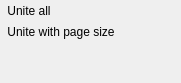
<?xml version="1.0" encoding="UTF-8"?>
<ui version="4.0">
 <class>Unite</class>
 <widget class="QWidget" name="Unite">
  <property name="geometry">
   <rect>
    <x>0</x>
    <y>0</y>
    <width>181</width>
    <height>83</height>
   </rect>
  </property>
  <property name="windowTitle">
   <string>Unite</string>
  </property>
  <layout class="QVBoxLayout" name="verticalLayout">
   <property name="spacing">
    <number>0</number>
   </property>
   <property name="leftMargin">
    <number>0</number>
   </property>
   <property name="topMargin">
    <number>0</number>
   </property>
   <property name="rightMargin">
    <number>0</number>
   </property>
   <property name="bottomMargin">
    <number>0</number>
   </property>
   <item>
    <widget class="QToolButton" name="toolButton">
     <property name="text">
      <string>Unite all</string>
     </property>
     <property name="icon">
      <iconset resource="../resource.qrc">
       <normaloff>:/remixicon/save-3-line.svg</normaloff>:/remixicon/save-3-line.svg</iconset>
     </property>
     <property name="iconSize">
      <size>
       <width>24</width>
       <height>24</height>
      </size>
     </property>
     <property name="toolButtonStyle">
      <enum>Qt::ToolButtonTextBesideIcon</enum>
     </property>
     <property name="autoRaise">
      <bool>true</bool>
     </property>
    </widget>
   </item>
   <item>
    <widget class="QToolButton" name="toolButton_2">
     <property name="text">
      <string>Unite with page size</string>
     </property>
     <property name="icon">
      <iconset resource="../resource.qrc">
       <normaloff>:/remixicon/save-3-line.svg</normaloff>:/remixicon/save-3-line.svg</iconset>
     </property>
     <property name="iconSize">
      <size>
       <width>24</width>
       <height>24</height>
      </size>
     </property>
     <property name="toolButtonStyle">
      <enum>Qt::ToolButtonTextBesideIcon</enum>
     </property>
     <property name="autoRaise">
      <bool>true</bool>
     </property>
    </widget>
   </item>
   <item>
    <spacer name="verticalSpacer">
     <property name="orientation">
      <enum>Qt::Vertical</enum>
     </property>
     <property name="sizeHint" stdset="0">
      <size>
       <width>20</width>
       <height>40</height>
      </size>
     </property>
    </spacer>
   </item>
  </layout>
 </widget>
 <resources>
  <include location="../resource.qrc"/>
 </resources>
 <connections>
  <connection>
   <sender>toolButton</sender>
   <signal>clicked()</signal>
   <receiver>Unite</receiver>
   <slot>all()</slot>
   <hints>
    <hint type="sourcelabel">
     <x>42</x>
     <y>14</y>
    </hint>
    <hint type="destinationlabel">
     <x>90</x>
     <y>134</y>
    </hint>
   </hints>
  </connection>
  <connection>
   <sender>toolButton_2</sender>
   <signal>clicked()</signal>
   <receiver>Unite</receiver>
   <slot>with_page_size()</slot>
   <hints>
    <hint type="sourcelabel">
     <x>73</x>
     <y>44</y>
    </hint>
    <hint type="destinationlabel">
     <x>90</x>
     <y>134</y>
    </hint>
   </hints>
  </connection>
 </connections>
 <slots>
  <slot>all()</slot>
  <slot>with_page_size()</slot>
 </slots>
</ui>
